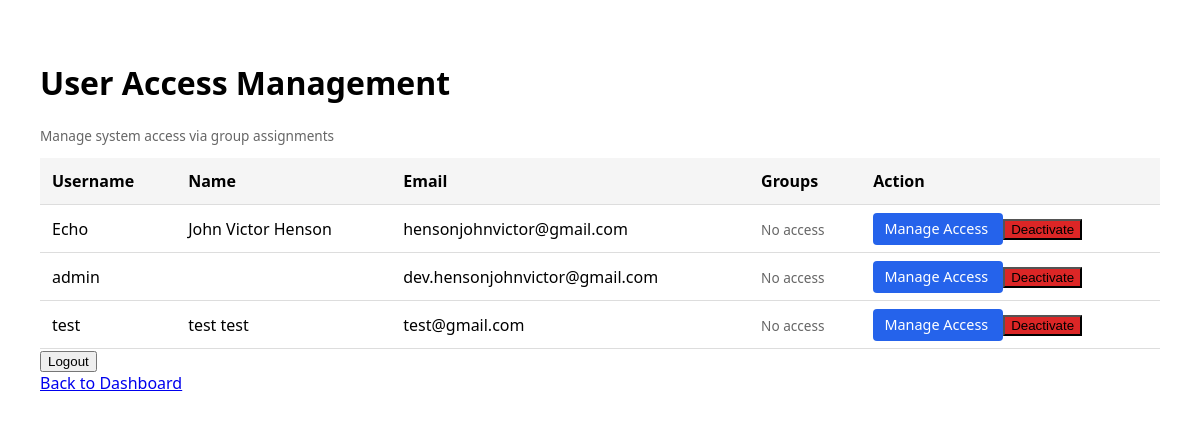
/users/, run on the app's committed database.
### core/models.py (models this page shows, shortened)
class CustomUser(AbstractUser):
    id = models.UUIDField(primary_key=True, default=uuid.uuid4, editable=False)
    middle_name = models.CharField(max_length=30, blank=True)
    is_email_verified = models.BooleanField(default=False)
    bio = models.TextField(blank=True)
    _phone_number = models.CharField(max_length=255, blank=True, db_column='phone_number')
    avatar = models.ImageField(upload_to='avatars/', null=True, blank=True)
    avatar_url = models.URLField(max_length=500, blank=True, null=True)
    @property
    def phone_number(self):
        return decrypt(self._phone_number) if self._phone_number else ''
    @phone_number.setter
    def phone_number(self, value):
        self._phone_number = encrypt(value) if value else ''

### core/views.py (the view)
# urls.py: path('users/', user_list, name='user_list'),
def user_list(request):
    systems = request.session.get('accessible_systems', [])
    users = User.objects.exclude(id=request.user.id).order_by('username')
    return render(request, 'core/user_list.html', {'users': users, 'systems': systems})

### core/templates/core/user_list.html (shortened to what this page needs)
<!DOCTYPE html>
<html lang="en">
<head>
</head>
<body>
<h1>User Access Management</h1>
<p class="muted">Manage system access via group assignments</p>
<table>
    <thead>
        <tr>
            <th>Username</th>
            <th>Name</th>
            <th>Email</th>
            <th>Groups</th>
            <th>Action</th>
        </tr>
    </thead>
    <tbody>
        {% for user in users %}
        <tr>
            <td>{{ user.username }}</td>
            <td>{{ user.first_name }} {{ user.last_name }}</td>
            <td>{{ user.email }}</td>
            <td>
                {% for group in user.groups.all %}
                    {{ group.name }}{% if not forloop.last %}, {% endif %}
                {% empty %}
                    <span class="muted">No access</span>
                {% endfor %}
            </td>
            <td>
                <a class="button"
                href="{% url 'core:manage_user_groups' user.id %}">
                    Manage Access
                </a>
                {% if user.is_active %}
                    <form method="post"
                        action="{% url 'core:deactivate_user' user.id %}"
                        style="display:inline">
                        <button type="submit"
                                class="button"
                                style="background:#dc2626"
                                onclick="return confirm('Deactivate this user?');">
                            Deactivate
                        </button>
                    </form>
                {% endif %}
            </td>
        </tr>
        {% endfor %}
    </tbody>
</table>
<form method="post" action="{% url 'core:core_logout' %}">
    <button type="submit">Logout</button>
</form>
<a href="{% url 'core:core_dashboard' %}">Back to Dashboard</a>
</body>
</html>

### core/templates/core/user_list.html (style rules this page uses)
body { font-family: system-ui, sans-serif; padding: 2rem; }
table { border-collapse: collapse; width: 100%; }
th, td { padding: 0.75rem; border-bottom: 1px solid #ddd; text-align: left; }
th { background: #f5f5f5; }
a.button { padding: 0.4rem 0.7rem; background: #2563eb; color: white; text-decoration: none; border-radius: 4px; font-size: 0.9rem; }
.muted { color: #666; font-size: 0.85rem; }

### data on the page
CustomUser: username "Echo", first_name "John Victor", last_name "Henson", email "hensonjohnvictor@gmail.com", is_active "Deactivate"
CustomUser: username "admin", email "dev.hensonjohnvictor@gmail.com", is_active "Deactivate"
CustomUser: username "test", first_name "test", last_name "test", email "test@gmail.com", is_active "Deactivate"
